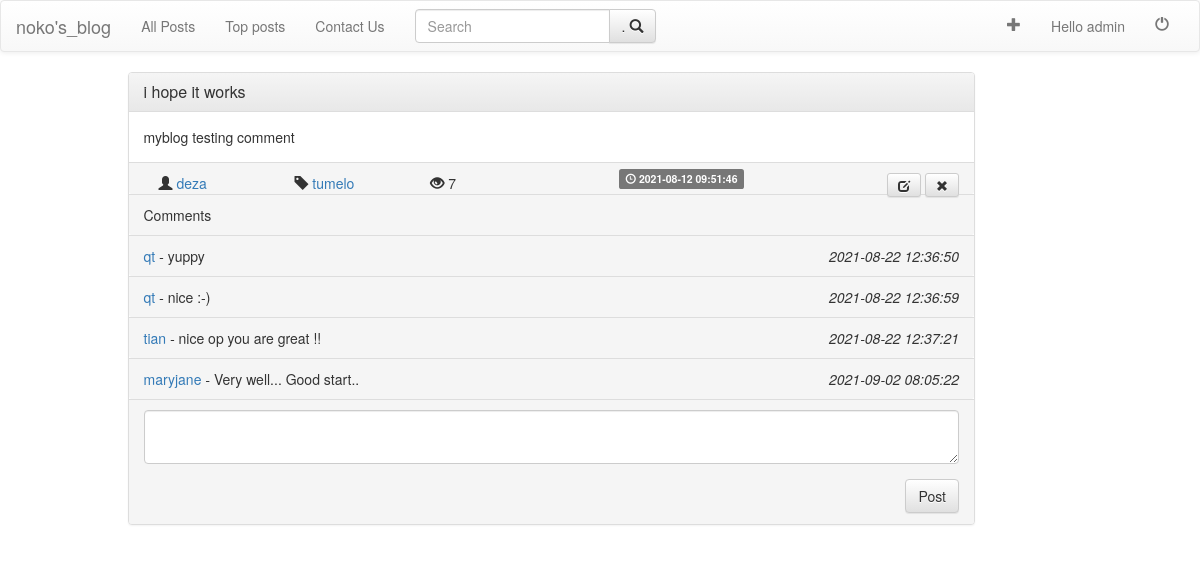
Screenshot of /posts/post.php?id=2 (signed in) with the database file from the repository.
### tables this page shows
CREATE TABLE IF NOT EXISTS `posts` (
  `postID` int(11) NOT NULL,
  `postTitle` varchar(200) NOT NULL,
  `postDesc` varchar(10000) NOT NULL,
  `postTime` timestamp NOT NULL DEFAULT CURRENT_TIMESTAMP ON UPDATE CURRENT_TIMESTAMP,
  `postTag` varchar(40) NOT NULL,
  `postAuthor` varchar(40) NOT NULL
);

CREATE TABLE IF NOT EXISTS `user_post` (
  `postAuthor` varchar(40) NOT NULL,
  `postID` int(11) NOT NULL,
  `postLikes` int(11) NOT NULL DEFAULT '0',
  `postDisLikes` int(11) NOT NULL,
  `postComments` int(11) NOT NULL DEFAULT '0',
  `postViews` int(11) NOT NULL DEFAULT '0'
);

CREATE TABLE IF NOT EXISTS `comments` (
  `postID` int(11) NOT NULL,
  `commentID` int(11) NOT NULL,
  `commentDesc` varchar(500) NOT NULL,
  `commentAuthor` varchar(500) NOT NULL,
  `commentTime` timestamp NOT NULL DEFAULT CURRENT_TIMESTAMP ON UPDATE CURRENT_TIMESTAMP
);

### include/algos.php (called while the page is built, shortened)
<?php
function increament_views($id , $author) {
  include("../db/dbconnect.php");
  $query="SELECT *
          FROM user_post
          WHERE postID='$id'
          ";
  $result=mysqli_query($conn , $query);
  if($result==true) {
      if(mysqli_num_rows($result) == 1) {
          while($row = mysqli_fetch_assoc($result)) {
              $views=$row['postViews'];
              $views = $views + 1;
              $query="UPDATE user_post
                      SET postViews='$views'
                      WHERE postID='$id'
                      ";
              $res=mysqli_query($conn , $query);
              return $row['postViews'];
          }
      }
  } else {
      echo "Failed to load views";
  }
}
return 0;
?>

### include/frame_comment.php (the view)
<div class="panel-footer">
      <span>
            <a href=<?php echo "../users/profile.php?user=".$comment['commentAuthor'];?> >
                <?php echo $comment['commentAuthor']; ?>
            </a>
            <i>-</i>
              <?php echo $comment['commentDesc']; ?>
      </span>
      <span>
          <span class="pull-right"><i><?php echo $comment['commentTime']; ?></i></span>
      </span>
</div>

### include/frame_post.php
<?php
	include_once("bootstrap_cdn.php");
?>
<div class="container">
		<div class="row">
			<div class="col-md-9 col-md-offset-1">
			<div class="panel panel-default">
		  		<div class="panel-heading">
		    		<h3 class="panel-title">
		    			<a href=<?php echo "post.php?id="; echo $id; ?> ><?php echo $title; ?></a>
		    		</h3>
		  		</div>
		  		<div class="panel-body">
						<?php
							echo $desc;
		    		?>
		  		</div>
		  		<div class="panel-footer">
						<span class="col-sm-2">
				  			<span class="glyphicon glyphicon-user" aria-hidden="true"></span>
				  			<a href=<?php echo "../users/profile.php?user="; echo $author; ?> >
										<?php echo $author?>
				  			</a>
					</span>
					<span class="col-sm-2">
							<span class="glyphicon glyphicon-tag" aria-hidden="true"></span>
			  			<a href=<?php echo "post.php?tags="; echo $tags; ?> >
									<?php echo $tags;?>
			  			</a>
					</span>
						<span class="col-sm-3">
							<?php
								 if(isset($views)) {
									 echo "<span class='glyphicon glyphicon-eye-open' aria-hidden='true'></span>"." ".$views;
								 }
							?>
						</span>
		  			<span class="label label-default">
							<span class="glyphicon glyphicon-time" aria-hidden="true"></span> <?php echo $time ?>
						</span>
			  			<?php
			  				$delete_post_link='../posts/delete_post.php?postid='.$id;
							if(isset($_SESSION['username']) ) {
								if($_SESSION['username']==$author || $_SESSION['usertype']=='admin') {
									echo "
									<span class='pull-right'>
									<a href='update.php?id=$id'  type=\"button\" class=\"btn btn-sm btn-default\">
										<i class=\"glyphicon glyphicon-edit\"></i>
									</a>
									<a href=$delete_post_link type=\"button\" class=\"btn btn-sm btn-default\">
										<i class=\"glyphicon glyphicon-remove\"></i>
									</a>
									</span>
									";
								}
							}
						?>
		  		</div>
			<?php
					if(isset($_REQUEST['id'])) {
							include("../posts/comments.php");
							if(isset($_SESSION['username']))
									include("../include/commentform.php");
					}
			?>
			</div>
		</div>
		</div>
</div>

### posts/comments.php
<?php
      $query="SELECT * FROM comments WHERE postID='$id'  ";
      $result=mysqli_query($conn , $query);
      if($result) {
        echo "
        <div class='panel-footer'>
        Comments
        </div>
        ";
          if(mysqli_num_rows($result) > 0) {
            while($comment=mysqli_fetch_assoc($result)) {
                include("../include/frame_comment.php");
            }
          }
      } else {
        echo "Query failed";
      }
?>

### rows the page displays
posts: postTitle "i hope it works", postDesc "myblog testing comment", postAuthor "deza", postTag "tumelo", views "7", postTime "2021-08-12 09:51:46"
comments: commentAuthor "qt", commentDesc "yuppy", commentTime "2021-08-22 12:36:50"
comments: commentAuthor "qt", commentDesc "nice :-)", commentTime "2021-08-22 12:36:59"
comments: commentAuthor "tian", commentDesc "nice op you are great !!", commentTime "2021-08-22 12:37:21"
comments: commentAuthor "maryjane", commentDesc "Very well... Good start..", commentTime "2021-09-02 08:05:22"

### other values shown
$username "admin"
